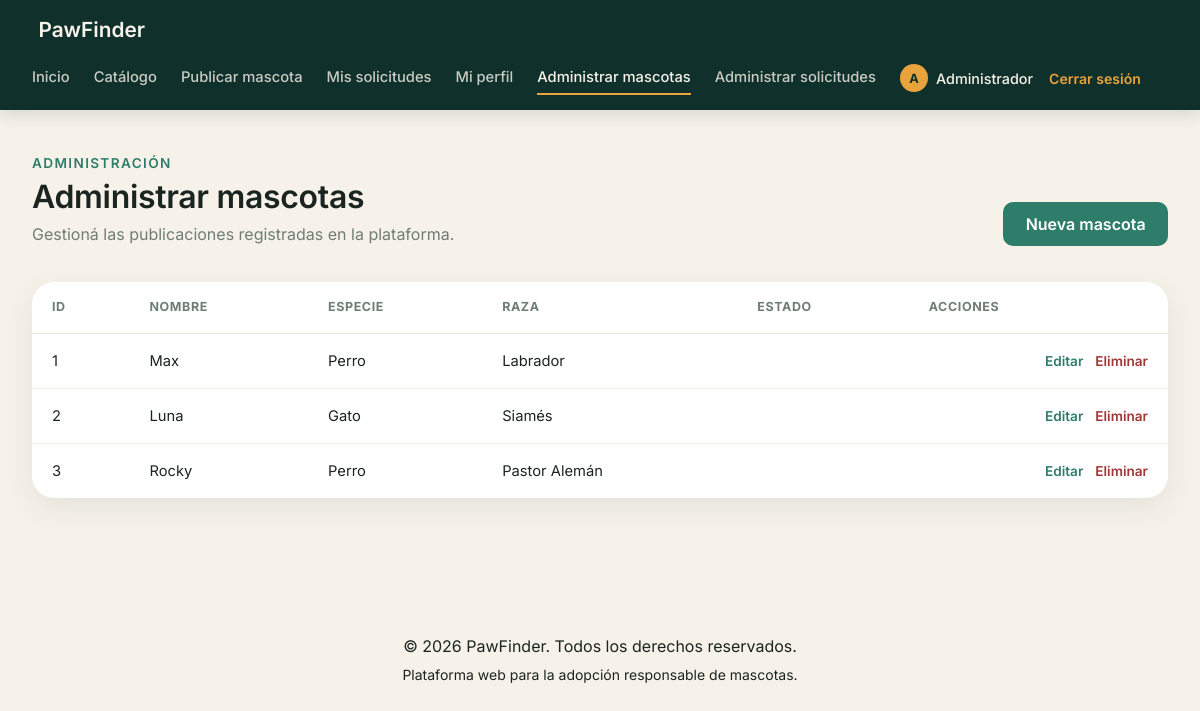
Page /mi_proyecto/app/controllers/MascotaController.php?accion=administrar (signed in) on the committed database.
### tables this page shows
CREATE TABLE mascotas (

    id_mascota INT AUTO_INCREMENT PRIMARY KEY,
    nombre VARCHAR(80) NOT NULL,
    especie VARCHAR(30) NOT NULL,
    raza VARCHAR(60),
    edad VARCHAR(30),
    sexo VARCHAR(20),
    tamano VARCHAR(20),
    ubicacion VARCHAR(60),
    descripcion TEXT,
    imagen VARCHAR(255),
    estado VARCHAR(20) DEFAULT 'Disponible',
    id_usuario INT NOT NULL,
    fecha_publicacion DATETIME DEFAULT CURRENT_TIMESTAMP,

    FOREIGN KEY (id_usuario)
    REFERENCES usuarios(id_usuario)

);

### mi_proyecto/app/models/Mascota.php (called while the page is built, shortened)
<?php
require_once __DIR__ . '/../../config/database.php';
class Mascota
{
    private $conexion;
    public function __construct()
    {
        $db = new Database();
        $this->conexion = $db->conectar();
    }
    public function obtenerTodas($especie = '', $tamano = '', $ubicacion = '')
    {
        $sql = "SELECT *, id_mascota AS id FROM mascotas WHERE 1 = 1";
        $parametros = [];
        $sql .= " ORDER BY fecha_publicacion DESC";
        $stmt = $this->conexion->prepare($sql);
        $stmt->execute($parametros);
        return $stmt->fetchAll(PDO::FETCH_ASSOC);
    }
}

### mi_proyecto/config/database.php (called while the page is built, shortened)
<?php
class Database
{
    private $host = "localhost";
    private $dbname = "pawfinder";
    private $usuario = "root";
    private $password = "";
    public function conectar()
    {
        $this->conexion = null;
        try {
            $this->conexion = new PDO(
                "mysql:host=" . $this->host . ";dbname=" . $this->dbname . ";charset=utf8mb4",
                $this->usuario,
                $this->password
            );
            $this->conexion->setAttribute(PDO::ATTR_ERRMODE, PDO::ERRMODE_EXCEPTION);
        } catch (PDOException $e) {
            echo "Error de conexión: " . $e->getMessage();
        }
        return $this->conexion;
    }
}

### mi_proyecto/app/views/mascotas/administrar.php (the view, shortened to what this page needs)
<?php
require_once __DIR__ . '/../layout/header.php';
require_once __DIR__ . '/../layout/menu.php';
$mascotas = $mascotas ?? [];
?>
<div class="page-wrapper">
    <div class="page-header">
        <div>
            <span class="eyebrow-dark">
                Administración
            </span>
            <h1>
                Administrar mascotas
            </h1>
            <p class="page-subtitle">
                Gestioná las publicaciones registradas en la plataforma.
            </p>
        </div>
        <a href="/mi_proyecto/app/controllers/MascotaController.php?accion=agregar"
            class="btn btn-pawfinder btn-inline">
            Nueva mascota
        </a>
    </div>
    <div class="pf-table-wrapper">
        <table class="pf-table">
            <thead>
                <tr>
                    <th>ID</th>
                    <th>Nombre</th>
                    <th>Especie</th>
                    <th>Raza</th>
                    <th>Estado</th>
                    <th>Acciones</th>
                </tr>
            </thead>
            <tbody>
                <?php foreach($mascotas as $mascota){ ?>
                    <tr>
                        <td>
                            <?php echo $mascota["id"]; ?>
                        </td>
                        <td>
                            <?php echo $mascota["nombre"]; ?>
                        </td>
                        <td>
                            <?php echo $mascota["especie"]; ?>
                        </td>
                        <td>
                            <?php echo $mascota["raza"]; ?>
                        </td>
                        <td>
                        </td>
                        <td>
                            <div class="pf-table-actions">
                                <a
                                    href="/mi_proyecto/app/controllers/MascotaController.php?accion=editar&id=<?= (int)$mascota["id"] ?>"
                                    class="pf-action-link">
                                    Editar
                                </a>
                                <a
                                    href="/mi_proyecto/app/controllers/MascotaController.php?accion=eliminar&id=<?= (int)$mascota["id"] ?>"
                                    class="pf-action-link pf-action-danger"
                                    onclick="return confirm('¿Seguro que deseas eliminar esta mascota?');">
                                    Eliminar
                                </a>
                            </div>
                        </td>
                    </tr>
                <?php } ?>
            </tbody>
        </table>
    </div>
</div>
<?php require_once __DIR__ . '/../layout/footer.php'; ?>

### mi_proyecto/public/css/styles.css (style rules this page uses)
:root { --color-bg: #10312B; --color-surface: #F7F2E9; --color-primary: #2E7D6B; --color-primary-dark: #1F5C4E; --color-accent: #E8A33D; --color-ink: #1A2420; --color-muted: #6E7D75; --radius-lg: 22px; --radius-sm: 10px; --font-display: 'Inter', serif; --font-body: 'Inter', sans-serif; }
body { font-family: var(--font-body); color: var(--color-ink); background-color: var(--color-surface); margin: 0; }
h1, h2, h3, .display-text { font-family: var(--font-display); font-weight: 600; letter-spacing: -0.01em; }
.btn-pawfinder { background-color: var(--color-primary); border: none; color: #fff; font-weight: 600; border-radius: var(--radius-sm); padding: 0.7rem 1rem; width: 100%; transition: background-color 0.2s ease; }
.page-wrapper { max-width: 1200px; margin: 0 auto; padding: 2.5rem 2rem 4rem; }
.page-header { display: flex; justify-content: space-between; align-items: flex-end; flex-wrap: wrap; gap: 1rem; margin-bottom: 2.25rem; }
.eyebrow-dark { color: var(--color-primary); font-size: 0.85rem; font-weight: 600; text-transform: uppercase; letter-spacing: 0.1em; }
.page-header h1 { font-size: 2rem; margin: 0.25rem 0 0.4rem; }
.page-subtitle { color: var(--color-muted); margin: 0; }
.btn-inline { width: auto; padding: 0.65rem 1.4rem; }
.pf-table-wrapper { background: #fff; border-radius: var(--radius-lg); box-shadow: 0 10px 30px rgba(16, 49, 43, 0.08); overflow-x: auto; }
.pf-table { width: 100%; border-collapse: collapse; font-size: 0.92rem; }
.pf-table th { text-align: left; padding: 1rem 1.25rem; color: var(--color-muted); font-size: 0.78rem; text-transform: uppercase; letter-spacing: 0.05em; border-bottom: 1px solid #EEE7D8; }
.pf-table td { padding: 1rem 1.25rem; border-bottom: 1px solid #F3EEE1; vertical-align: middle; }
.pf-table tr:last-child td { border-bottom: none; }
.pf-table-actions { display: flex; gap: 0.75rem; justify-content: flex-end; align-items: center; }
.pf-action-link { background: none; border: none; color: var(--color-primary); font-weight: 600; font-size: 0.85rem; text-decoration: none; cursor: pointer; padding: 0; }
.pf-action-danger { color: #a13636; }

### rows in the picture
mascotas: id_mascota "1", nombre "Max", especie "Perro", raza "Labrador"
mascotas: id_mascota "2", nombre "Luna", especie "Gato", raza "Siamés"
mascotas: id_mascota "3", nombre "Rocky", especie "Perro", raza "Pastor Alemán"

### other values in the picture
substr($nombreActual, 0, 1) "A"
$nombreActual "Administrador"
